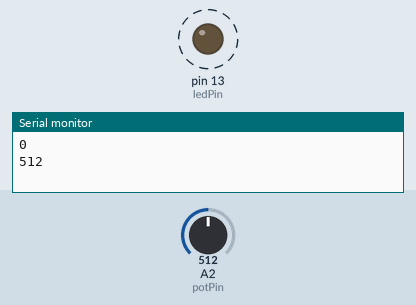
This sketch was run on a simulated Arduino Uno, built with avr-gcc and run on an emulated ATmega328P. On the bench: output pins drawn as LEDs (lit = HIGH), the last lines printed to the serial monitor. Dashed ring = blinking. The inputs (shaded band) are chosen by the test bench; at power-on: A2 (potPin) = 512.

Above: at 1.8 s.
1.9 s: A2 (potPin) set to 306
At 2.2 s:
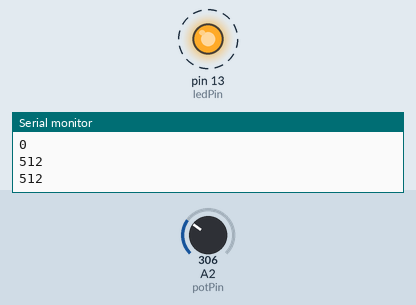
5.4 s: A2 (potPin) set to 122
At 5.56 s:
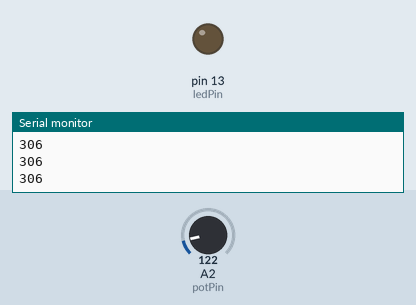
Timing chart, 0 to 14.9 s (numbered marks = the images above; inputs shaded):
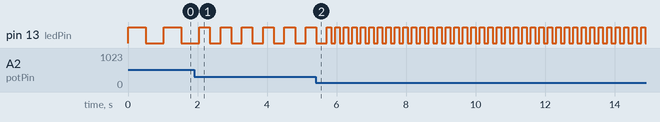

Measured:
- after the input at 1.9 s, pin 13 (ledPin): alternates HIGH for 0.31 s and LOW for 0.31 s, starting after 0.46 s
- by itself, pin 13 (ledPin): alternates HIGH for 0.51 s and LOW for 0.51 s

The sketch:

Potentiometer_led.ino
```cpp
int potPin=2;       //select input pin for potentiometer in analog
int ledPin = 13;   // select the pin for the LED
int val = 0;       //store the value coming from sensor.

void setup() {
  // put your setup code here, to run once:
pinMode(ledPin, OUTPUT);
Serial.begin(9600);
}

void loop() {
  // put your main code here, to run repeatedly:
  Serial.println(val);
val=analogRead(potPin);
digitalWrite(ledPin, HIGH);   // turn the led on
delay(val);                  //program stops here for sometime
digitalWrite(ledPin, LOW);   // turn the led off.
delay(val);                 //program stops here for sometime
}
```
